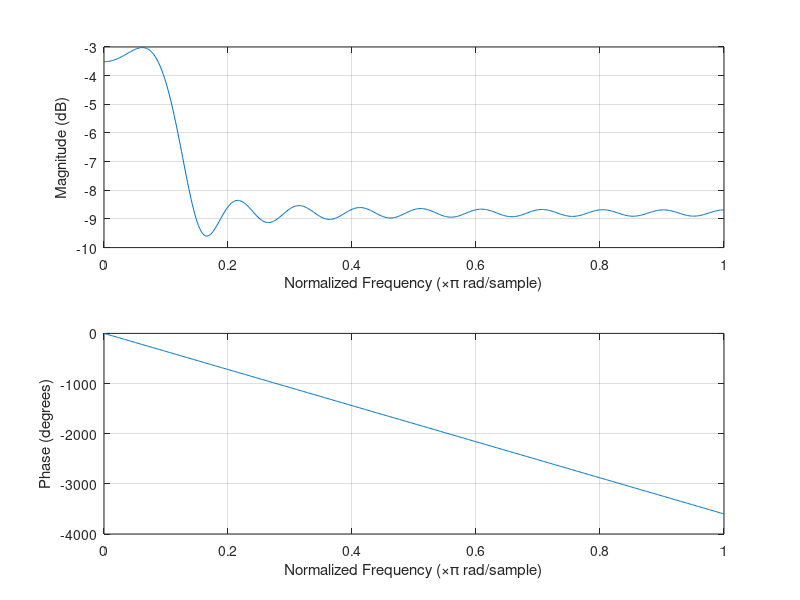
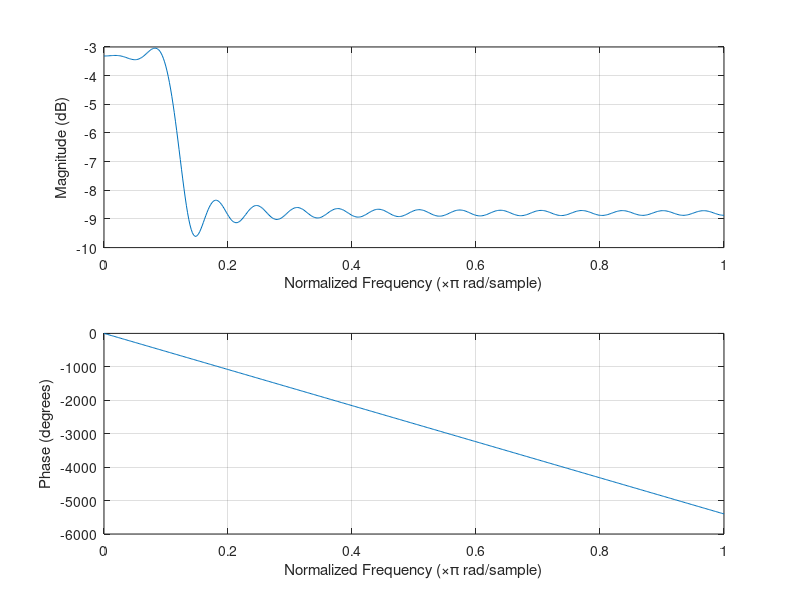
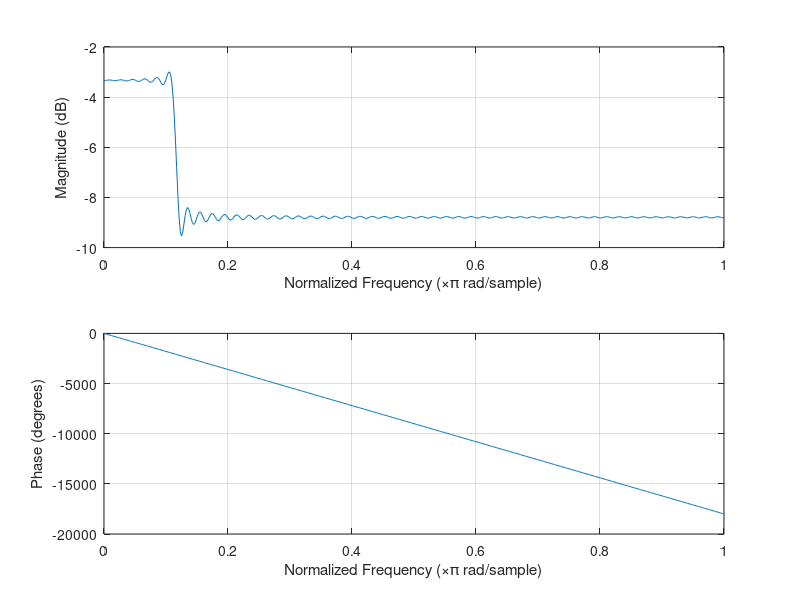
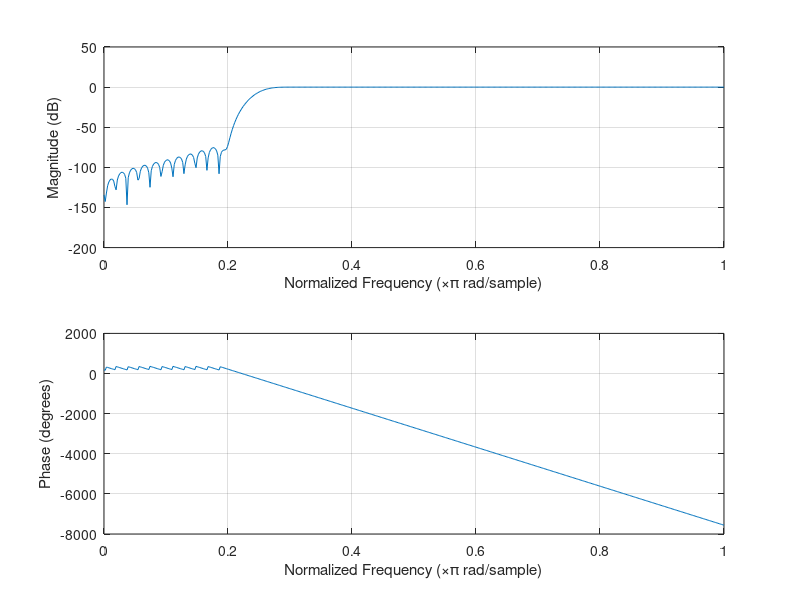

The MATLAB script that drew these images, in order:
% h8

%% 5.5
close all;

fc = 0.3;

absLimit = 20;
n = -absLimit:absLimit;
impulseResponse = -2*fc*sinc(n*2*pi*fc);
impulseResponse(find(~n)) = 1-2*fc;

figure();
freqz(impulseResponse);

% a n. -8.35

% b

absLimit = 30;
n = -absLimit:absLimit;
impulseResponse = -2*fc*sinc(n*2*pi*fc);
impulseResponse(find(~n)) = 1-2*fc;

figure();
freqz(impulseResponse);

% Ensimmaisen varahtelyhuipun vaimennus ei muutu, mutta huiput "tihentyvat"

% c

absLimit = 100;
n = -absLimit:absLimit;
impulseResponse = -2*fc*sinc(n*2*pi*fc);
impulseResponse(find(~n)) = 1-2*fc;

figure();
freqz(impulseResponse);

% Huiput tihentyvat entisestaan, mutta eivat vaimene lisaa. Estokaistan
% vaimennusta ei siis taman perusteella voi parantaa kertoimia lisaamalla.
% Estokaistan vaimennuksen varahtely tosin pienenee.


%% 5.14
close all;

Fs = 8192;
fe = 820;
fp = 1240;
fn = (fp-fe)/Fs;

% Kaytetaan blackman ikkunaa

N = ceil(5.5/fn);
N = N + (1-mod(N, 2));

fc = (fe+(fp-fe)/2)/Fs;

type = 'high';
window = blackman(N);
d = fir1(N-1, 2*fc, type, window);

figure();
freqz(d);
